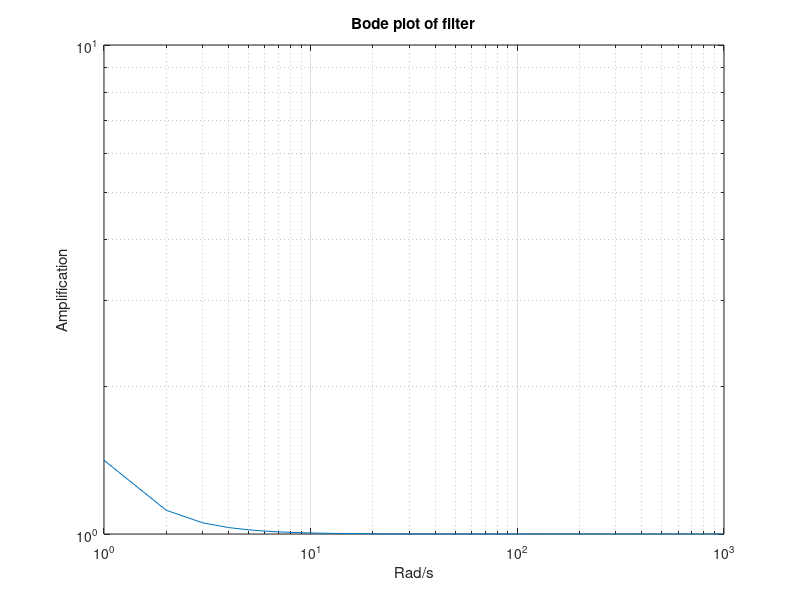

Write the MATLAB code that produced this figure.
% Design for active filter
clc; close all; clear all;
%% Define paramters
Ri = 1e3; % Input resistance [ohm]
Rf = 1e6; % Feedback resistance [ohm]
C = 1000e-6;  % Capacitance [F]
%% Test bode for active filter equation


A = @(w, R1, R2, C1) abs(1 + R2/(R1*(1 + 1i*w*C*R2))); 

freq = 1:1e3;
for i = freq
    amp(i) = A(freq(i), Ri, Rf, C);
end

% Plot parameters
loglog(freq, amp)
title('Bode plot of filter')
xlabel('Rad/s')
ylabel('Amplification')
grid on